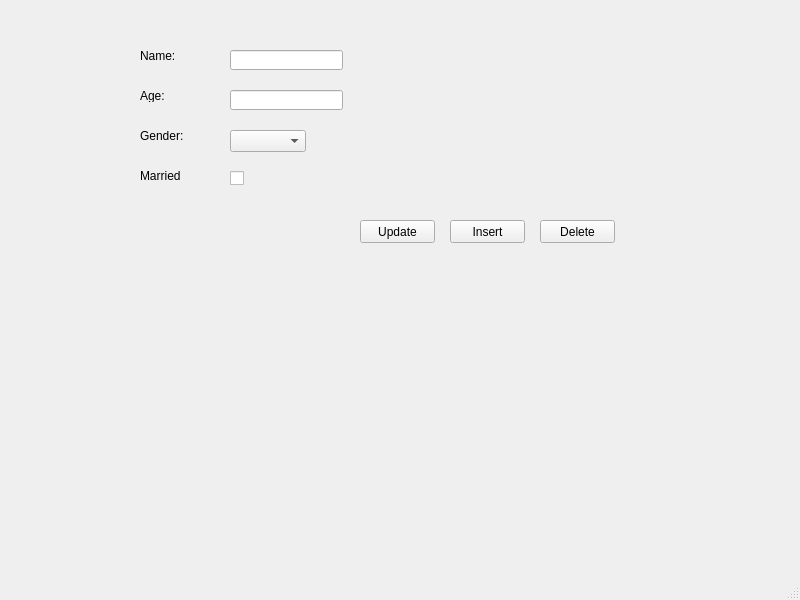
<?xml version="1.0" encoding="UTF-8"?>
<ui version="4.0">
 <class>MainWindow</class>
 <widget class="QMainWindow" name="MainWindow">
  <property name="geometry">
   <rect>
    <x>0</x>
    <y>0</y>
    <width>800</width>
    <height>600</height>
   </rect>
  </property>
  <property name="windowTitle">
   <string>MainWindow</string>
  </property>
  <widget class="QWidget" name="centralwidget">
   <widget class="QLabel" name="label">
    <property name="geometry">
     <rect>
      <x>140</x>
      <y>50</y>
      <width>56</width>
      <height>12</height>
     </rect>
    </property>
    <property name="text">
     <string>Name:</string>
    </property>
   </widget>
   <widget class="QLabel" name="label_2">
    <property name="geometry">
     <rect>
      <x>140</x>
      <y>90</y>
      <width>56</width>
      <height>12</height>
     </rect>
    </property>
    <property name="text">
     <string>Age:</string>
    </property>
   </widget>
   <widget class="QLabel" name="label_3">
    <property name="geometry">
     <rect>
      <x>140</x>
      <y>130</y>
      <width>56</width>
      <height>12</height>
     </rect>
    </property>
    <property name="text">
     <string>Gender:</string>
    </property>
   </widget>
   <widget class="QLabel" name="label_4">
    <property name="geometry">
     <rect>
      <x>140</x>
      <y>170</y>
      <width>56</width>
      <height>12</height>
     </rect>
    </property>
    <property name="text">
     <string>Married</string>
    </property>
   </widget>
   <widget class="QLineEdit" name="line_name">
    <property name="geometry">
     <rect>
      <x>230</x>
      <y>50</y>
      <width>113</width>
      <height>20</height>
     </rect>
    </property>
   </widget>
   <widget class="QLineEdit" name="line_age">
    <property name="geometry">
     <rect>
      <x>230</x>
      <y>90</y>
      <width>113</width>
      <height>20</height>
     </rect>
    </property>
   </widget>
   <widget class="QComboBox" name="comboBox">
    <property name="geometry">
     <rect>
      <x>230</x>
      <y>130</y>
      <width>76</width>
      <height>22</height>
     </rect>
    </property>
   </widget>
   <widget class="QCheckBox" name="checkBox">
    <property name="geometry">
     <rect>
      <x>230</x>
      <y>170</y>
      <width>81</width>
      <height>16</height>
     </rect>
    </property>
    <property name="text">
     <string/>
    </property>
   </widget>
   <widget class="QPushButton" name="push_update">
    <property name="geometry">
     <rect>
      <x>360</x>
      <y>220</y>
      <width>75</width>
      <height>23</height>
     </rect>
    </property>
    <property name="text">
     <string>Update</string>
    </property>
   </widget>
   <widget class="QPushButton" name="push_insert">
    <property name="geometry">
     <rect>
      <x>450</x>
      <y>220</y>
      <width>75</width>
      <height>23</height>
     </rect>
    </property>
    <property name="text">
     <string>Insert</string>
    </property>
   </widget>
   <widget class="QPushButton" name="push_delete">
    <property name="geometry">
     <rect>
      <x>540</x>
      <y>220</y>
      <width>75</width>
      <height>23</height>
     </rect>
    </property>
    <property name="text">
     <string>Delete</string>
    </property>
   </widget>
  </widget>
  <widget class="QMenuBar" name="menubar">
   <property name="geometry">
    <rect>
     <x>0</x>
     <y>0</y>
     <width>800</width>
     <height>21</height>
    </rect>
   </property>
  </widget>
  <widget class="QStatusBar" name="statusbar"/>
 </widget>
 <resources/>
 <connections/>
</ui>
